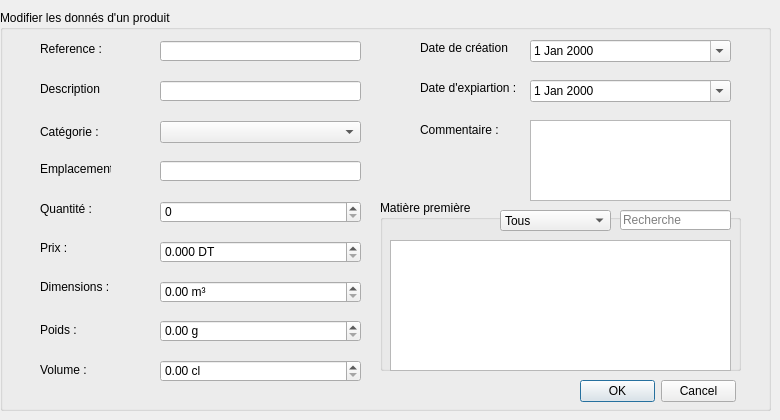
      <widget class="QWidget" name="page_modifP">
       <widget class="QGroupBox" name="groupBox_5">
        <property name="geometry">
         <rect>
          <x>0</x>
          <y>10</y>
          <width>771</width>
          <height>401</height>
         </rect>
        </property>
        <property name="title">
         <string>Modifier les donnés d'un produit</string>
        </property>
        <widget class="QLabel" name="label_25">
         <property name="geometry">
          <rect>
           <x>40</x>
           <y>310</y>
           <width>51</width>
           <height>20</height>
          </rect>
         </property>
         <property name="text">
          <string>Poids :</string>
         </property>
        </widget>
        <widget class="QLineEdit" name="le_modif_emplacement">
         <property name="geometry">
          <rect>
           <x>160</x>
           <y>151</y>
           <width>201</width>
           <height>20</height>
          </rect>
         </property>
        </widget>
        <widget class="QLabel" name="label_26">
         <property name="geometry">
          <rect>
           <x>40</x>
           <y>267</y>
           <width>71</width>
           <height>20</height>
          </rect>
         </property>
         <property name="text">
          <string>Dimensions :</string>
         </property>
        </widget>
        <widget class="QLabel" name="label_27">
         <property name="geometry">
          <rect>
           <x>420</x>
           <y>110</y>
           <width>81</width>
           <height>20</height>
          </rect>
         </property>
         <property name="text">
          <string>Commentaire :</string>
         </property>
        </widget>
        <widget class="QLabel" name="label_28">
         <property name="geometry">
          <rect>
           <x>40</x>
           <y>350</y>
           <width>47</width>
           <height>20</height>
          </rect>
         </property>
         <property name="text">
          <string>Volume :</string>
         </property>
        </widget>
        <widget class="QLineEdit" name="le_modif_reference">
         <property name="geometry">
          <rect>
           <x>160</x>
           <y>31</y>
           <width>201</width>
           <height>20</height>
          </rect>
         </property>
         <property name="readOnly">
          <bool>true</bool>
         </property>
        </widget>
        <widget class="QLineEdit" name="le_modif_description">
         <property name="geometry">
          <rect>
           <x>160</x>
           <y>71</y>
           <width>201</width>
           <height>20</height>
          </rect>
         </property>
        </widget>
        <widget class="QLabel" name="label_29">
         <property name="geometry">
          <rect>
           <x>40</x>
           <y>71</y>
           <width>61</width>
           <height>16</height>
          </rect>
         </property>
         <property name="text">
          <string>Description :</string>
         </property>
        </widget>
        <widget class="QLabel" name="label_30">
         <property name="geometry">
          <rect>
           <x>420</x>
           <y>70</y>
           <width>111</width>
           <height>16</height>
          </rect>
         </property>
         <property name="text">
          <string>Date d'expiartion :</string>
         </property>
        </widget>
        <widget class="QLabel" name="label_31">
         <property name="geometry">
          <rect>
           <x>40</x>
           <y>111</y>
           <width>61</width>
           <height>21</height>
          </rect>
         </property>
         <property name="text">
          <string>Catégorie :</string>
         </property>
        </widget>
        <widget class="QLabel" name="label_32">
         <property name="geometry">
          <rect>
           <x>420</x>
           <y>30</y>
           <width>91</width>
           <height>16</height>
          </rect>
         </property>
         <property name="text">
          <string>Date de création :</string>
         </property>
        </widget>
        <widget class="QLabel" name="label_33">
         <property name="geometry">
          <rect>
           <x>40</x>
           <y>191</y>
           <width>61</width>
           <height>16</height>
          </rect>
         </property>
         <property name="text">
          <string>Quantité :</string>
         </property>
        </widget>
        <widget class="QLabel" name="label_34">
         <property name="geometry">
          <rect>
           <x>40</x>
           <y>231</y>
           <width>47</width>
           <height>13</height>
          </rect>
         </property>
         <property name="text">
          <string>Prix :</string>
         </property>
        </widget>
        <widget class="QLabel" name="label_35">
         <property name="geometry">
          <rect>
           <x>40</x>
           <y>151</y>
           <width>71</width>
           <height>16</height>
          </rect>
         </property>
         <property name="text">
          <string>Emplacement :</string>
         </property>
        </widget>
        <widget class="QLabel" name="label_36">
         <property name="geometry">
          <rect>
           <x>40</x>
           <y>31</y>
           <width>81</width>
           <height>16</height>
          </rect>
         </property>
         <property name="text">
          <string>Reference :</string>
         </property>
        </widget>
        <widget class="QDateEdit" name="date_creation_modif">
         <property name="geometry">
          <rect>
           <x>530</x>
           <y>30</y>
           <width>201</width>
           <height>22</height>
          </rect>
         </property>
         <property name="calendarPopup">
          <bool>true</bool>
         </property>
        </widget>
        <widget class="QDateEdit" name="date_expiration_modif">
         <property name="geometry">
          <rect>
           <x>530</x>
           <y>70</y>
           <width>201</width>
           <height>22</height>
          </rect>
         </property>
         <property name="calendarPopup">
          <bool>true</bool>
         </property>
        </widget>
        <widget class="QSpinBox" name="le_modif_quantite">
         <property name="geometry">
          <rect>
           <x>160</x>
           <y>191</y>
           <width>201</width>
           <height>22</height>
          </rect>
         </property>
         <property name="prefix">
          <string/>
         </property>
         <property name="maximum">
          <number>500</number>
         </property>
        </widget>
        <widget class="QDoubleSpinBox" name="le_modif_prix">
         <property name="geometry">
          <rect>
           <x>160</x>
           <y>231</y>
           <width>201</width>
           <height>22</height>
          </rect>
         </property>
         <property name="suffix">
          <string> DT</string>
         </property>
         <property name="decimals">
          <number>3</number>
         </property>
         <property name="maximum">
          <double>9999.989999999999782</double>
         </property>
        </widget>
        <widget class="QDoubleSpinBox" name="le_modif_dimensions">
         <property name="geometry">
          <rect>
           <x>160</x>
           <y>271</y>
           <width>201</width>
           <height>22</height>
          </rect>
         </property>
         <property name="suffix">
          <string> m³</string>
         </property>
         <property name="maximum">
          <double>9999.989999999999782</double>
         </property>
        </widget>
        <widget class="QDoubleSpinBox" name="le_modif_poids">
         <property name="geometry">
          <rect>
           <x>160</x>
           <y>310</y>
           <width>201</width>
           <height>22</height>
          </rect>
         </property>
         <property name="suffix">
          <string> g</string>
         </property>
         <property name="maximum">
          <double>9999.989999999999782</double>
         </property>
        </widget>
        <widget class="QDoubleSpinBox" name="le_modif_volume">
         <property name="geometry">
          <rect>
           <x>160</x>
           <y>350</y>
           <width>201</width>
           <height>22</height>
          </rect>
         </property>
         <property name="suffix">
          <string> cl</string>
         </property>
         <property name="maximum">
          <double>9999.989999999999782</double>
         </property>
        </widget>
        <widget class="QTextEdit" name="le_modif_commentaire">
         <property name="geometry">
          <rect>
           <x>530</x>
           <y>110</y>
           <width>201</width>
           <height>81</height>
          </rect>
         </property>
        </widget>
        <widget class="QDialogButtonBox" name="button_okModif">
         <property name="geometry">
          <rect>
           <x>580</x>
           <y>370</y>
           <width>156</width>
           <height>23</height>
          </rect>
         </property>
         <property name="standardButtons">
          <set>QDialogButtonBox::Cancel|QDialogButtonBox::Ok</set>
         </property>
        </widget>
        <widget class="QComboBox" name="cb_modif_categorie">
         <property name="geometry">
          <rect>
           <x>160</x>
           <y>111</y>
           <width>201</width>
           <height>22</height>
          </rect>
         </property>
         <item>
          <property name="text">
           <string/>
          </property>
         </item>
         <item>
          <property name="text">
           <string>Hygienne des mains</string>
          </property>
         </item>
         <item>
          <property name="text">
           <string>Hygiene du linge</string>
          </property>
         </item>
         <item>
          <property name="text">
           <string>Entretien textiles et tapis</string>
          </property>
         </item>
         <item>
          <property name="text">
           <string>Entretion des sols</string>
          </property>
         </item>
         <item>
          <property name="text">
           <string>Entretion des surfaces</string>
          </property>
         </item>
         <item>
          <property name="text">
           <string>Produits désinfectants</string>
          </property>
         </item>
        </widget>
        <widget class="QGroupBox" name="groupBox_2">
         <property name="geometry">
          <rect>
           <x>380</x>
           <y>190</y>
           <width>361</width>
           <height>171</height>
          </rect>
         </property>
         <property name="title">
          <string>Matière première</string>
         </property>
         <widget class="QComboBox" name="cb_coloneR_affectMP_modif">
          <property name="geometry">
           <rect>
            <x>120</x>
            <y>10</y>
            <width>111</width>
            <height>21</height>
           </rect>
          </property>
          <item>
           <property name="text">
            <string>Tous</string>
           </property>
          </item>
          <item>
           <property name="text">
            <string>Réference</string>
           </property>
          </item>
          <item>
           <property name="text">
            <string>Description</string>
           </property>
          </item>
          <item>
           <property name="text">
            <string>Emplacment</string>
           </property>
          </item>
          <item>
           <property name="text">
            <string>Quantité</string>
           </property>
          </item>
          <item>
           <property name="text">
            <string>Prix d'achat</string>
           </property>
          </item>
          <item>
           <property name="text">
            <string>Date d'achat</string>
           </property>
          </item>
          <item>
           <property name="text">
            <string>Poids</string>
           </property>
          </item>
          <item>
           <property name="text">
            <string>Volume</string>
           </property>
          </item>
          <item>
           <property name="text">
            <string>Commentaire</string>
           </property>
          </item>
         </widget>
         <widget class="QLineEdit" name="le_rechercheMP_affecter_modif">
          <property name="geometry">
           <rect>
            <x>240</x>
            <y>10</y>
            <width>111</width>
            <height>20</height>
           </rect>
          </property>
          <property name="placeholderText">
           <string>Recherche</string>
          </property>
         </widget>
         <widget class="QTableView" name="tab_affectMP_modif">
          <property name="geometry">
           <rect>
            <x>10</x>
            <y>40</y>
            <width>341</width>
            <height>131</height>
           </rect>
          </property>
          <property name="selectionBehavior">
           <enum>QAbstractItemView::SelectRows</enum>
          </property>
          <property name="sortingEnabled">
           <bool>true</bool>
          </property>
         </widget>
        </widget>
       </widget>
      </widget>
